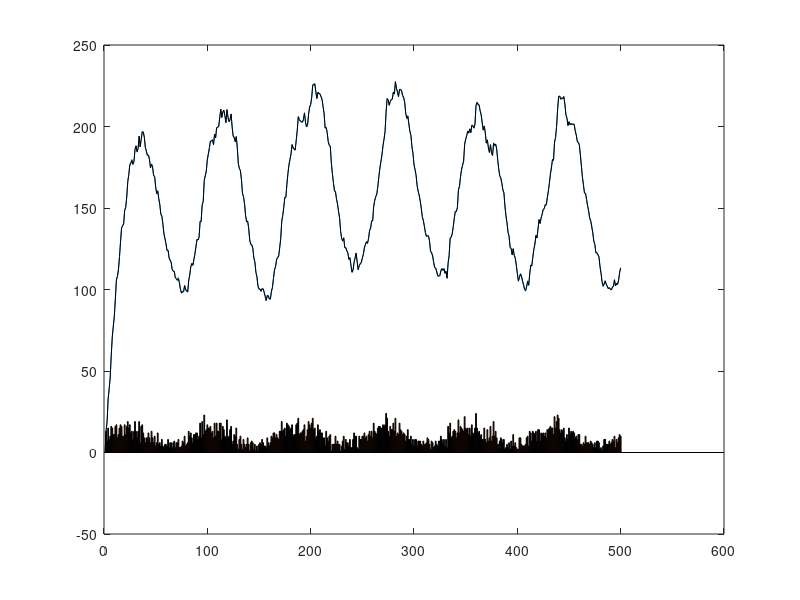

Reproduce this figure in MATLAB. (Note: this script raises an error after producing the figure.)
% this script compares Wiener and Fast Filters
% 
% 1) set simulation metadata (eg, dt, T, # particles, etc.)
% 2) initialize parameters
% 3) generate fake data
% 4) infers spikes using a variety of approaches
% 5) plots results
% 
% 2_0: we estimate beta in F_t = alpha C_t + beta + sigma*epsilon_t
% 2_1: totally reparameterized. see section 3
% 2_2: allow for initial condition on C

clear, clc, fprintf('\nNoisy Simulation Fig\n')

% 1) set simulation metadata
Sim.T       = 500;                              % # of time steps
Sim.dt      = 0.05;                            % time step size
Sim.Plot    = 1;                                % whether to plot
Sim.MaxIter = 0;                               % max number of iterations

% 2) initialize parameters
P.sig   = 0.3;                                  % stan dev of noise
tau     = 0.8;                                  % decay time constant
C_b     = 0;                                    % baseline
P.gam   = 1-Sim.dt/tau;                         % tau       = dt/(1-gamma)
P.nu    = Sim.dt*C_b/tau;                       % baseline  = nu/(1-gamma)
P.rho   = 1;                                  % jump size
P.C_0   = 0;                                    % calcium at first time step
P.lam   = 100;                                    % rate-ish, ie, lam*dt=# spikes per second                   

% 3) simulate data
n = poissrnd(P.lam*Sim.dt*(sin(linspace(-4*pi, 8*pi,Sim.T-1))'+2));     % simulate spike train  
n = [P.C_0/P.rho; n];                           % set initial calcium
C = filter(P.rho,[1 -P.gam],n+P.nu/P.rho);      % calcium concentration
F = C+P.sig*randn(Sim.T,1);                     % fluorescence

% 4) estimate params from real spikes and plot F,C,n
figure(10), clf, plot(C), hold on, plot(F,'k'), bar(n)
Phat = FastParams2_7(F,C,n,Sim.T,Sim.dt);
P, Phat, 

%% 5) infer spikes and estimate parameters

% initialize parameters
P2 = P;
P2.lam = 2*P.lam;
P2.sig = 2*P.sig;

Algs=[2.12 5.243];                              % set which algorithms within DataComp to use
q=1;                                            % count algs
for m=Algs
    Sim.Alg = m;                                % set alg
    tic
    I{q}    = DataComp16(F,P2,Sim);             % actually use algorithm 'm' to infer spike train and learn parameters
    toc
    q=1+1;                                      % update counter
end

%% 6) plot results
fig=figure(1); clf,
nrows = 3+numel(Algs);                          % set number of rows
Pl.xlims=[100 Sim.T-2];                           % time steps to plot
Pl.nticks=5;                                    % number of ticks along x-axis
Pl.n=double(n); Pl.n(Pl.n==0)=NaN;              % store spike train for plotting
Pl = PlotParams(Pl);                            % generate a number of other parameters for plotting

% plot fluorescence data
i=1; subplot(nrows,1,i)
Pl.label = 'Fluorescence';          
Pl.color = 'k';
Plot_X(Pl,F)

% plot calcium
i=i+1; subplot(nrows,1,i)
Pl.label = 'Calcium';
Pl.color = Pl.gray;
Plot_X(Pl,C)

% plot spike train
i=i+1; subplot(nrows,1,i)
maxn=max([max(n) max(I{1}.n) max(I{2}.n)]);
Plot_n(Pl,n/maxn)
 
% plot inferred spike trains
q=0;
for m=Algs
    q=q+1; i=i+1; subplot(nrows,1,i),            
    if m>=2 && m <3
        Pl.label = Pl.WienerLabel;
    elseif m>=5 || m<6
        Pl.label = Pl.FastLabel;
    end
    Plot_n_MAP(Pl,I{q}.n/maxn)
end

subplot(nrows,1,nrows)
set(gca,'XTick',Pl.XTicks,'XTickLabel',(Pl.XTicks-Pl.xlims(1))*Sim.dt,'FontSize',Pl.fs)
xlabel('Time (sec)','FontSize',Pl.fs)

% print fig
wh=[7 5];   %width and height
set(fig,'PaperPosition',[0 11-wh(2) wh]);
print('-depsc','FastSpiking')